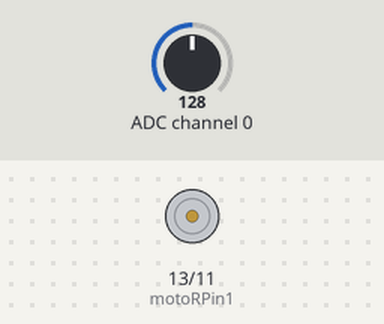
Bench run of a program on a simulated Raspberry Pi (header pin numbers). Parts: motor-driver pin pairs drawn as motors (green arrow = first pin HIGH = forward, orange = second pin HIGH = backward, longer = more drive, scaled by the enable pin). The inputs (shaded band) are chosen by the test bench; at power-on: ADC channel 0 = 128 (analog values on the 0–255 scale). What the program prints to the terminal is not drawn.

Above: at 1.2 s.
1.3 s: ADC channel 0 set to 178
At 2.3 s:
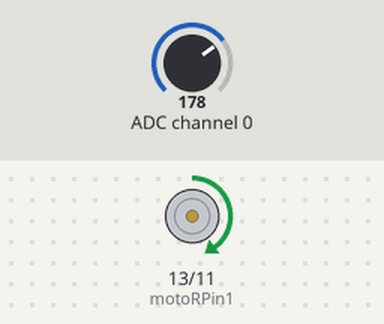
2.8 s: ADC channel 0 set to 127
At 3.4 s:
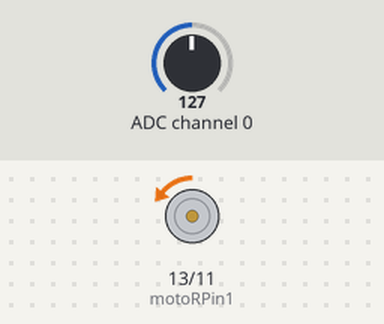
4.3 s: ADC channel 0 set to 76
At 5.5 s:
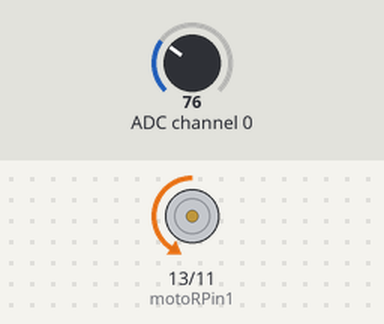
5.8 s: ADC channel 0 set to 30
At 6.9 s:
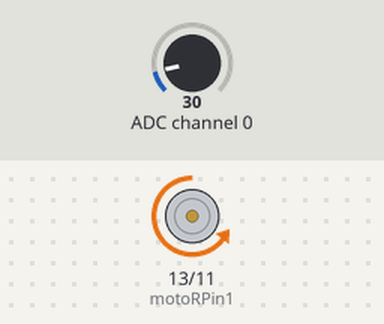
7.3 s: ADC channel 0 set to 224
At 8.0 s:
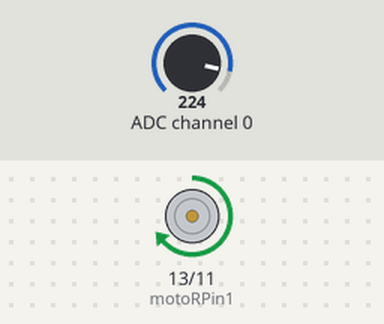
8.8 s: ADC channel 0 set to 255
At 9.1 s:
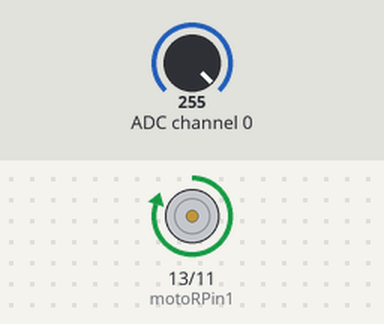
Timing chart, 0 to 11.3 s (numbered marks = the images above; inputs shaded):
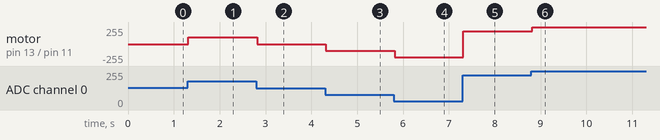

The program:

Rasp_Pi_13Motor.py
```python
import RPi.GPIO as GPIO
import smbus
import time

address = 0x48
bus = smbus.SMBus(1)
cmd = 0x40
motoRPin1 = 13 #pin on GPIO Board connected to motor out1 on L293D
motoRPin2 = 11 #connected to motor out 2
enablePin = 15 #connected to enable1

#reads analog input from a given channel on PCF8591
def analogRead(chn):
    value = bus.read_byte_data(address,cmd+chn)
    return value

#output analog value
def analogWrite(value):
    bus.write_byte_data(address,cmd,value)

def setup(): #initialize GPIO pins to output, setup PWM
    global p
    GPIO.setmode(GPIO.BOARD)
    GPIO.setup(motoRPin1, GPIO.OUT)
    GPIO.setup(motoRPin2, GPIO.OUT)
    GPIO.setup(enablePin, GPIO.OUT)

    p = GPIO.PWM(enablePin, 1000) #creates PWM
    p.start(0)

#adjusts speed of motor based on resistance from potentiometer
def mapNUM(value,fromLow,fromHigh,toLow,toHigh):
    return(toHigh-toLow)*(value-fromLow)/(fromHigh-fromLow)#ranges from 0-128, value is a percentage of that cycle

def motor(ADC): #controls speed and direction of motor based on potentiometer
    value = ADC - 128
    if(value > 0): #spins motor clockwise if potentiometer turns to the left
        GPIO.output(motoRPin1, GPIO.HIGH)
        GPIO.output(motoRPin2, GPIO.LOW)
        print("Turn Forward...")
    elif (value < 0): #spins motor counterclockwise if potentiometer turns to the right
        GPIO.output(motoRPin1, GPIO.LOW)
        GPIO.output(motoRPin2, GPIO.HIGH)
        print("Turn Backward...")
    else:#stationary at middle position
        GPIO.output(motoRPin1, GPIO.LOW)
        GPIO.output(motoRPin2, GPIO.LOW)
        print("Motor stop...")

    #outputs voltage that corresponds to potentiometer circuit to change speed of motor
    p.start(mapNUM(abs(value),0,128,0,100))
    print("The PWM duty cycle is %d%%\n"%(abs(value)*100/127))

#main function
def loop():
    while True:
        value = analogRead(0)
        print("ADC Value: %d"%(value))
        motor(value)
        time.sleep(0.01)

#disables ports
def destroy():
    bus.close()
    GPIO.cleanup()

if __name__== "__main__":
    print("Program is starting...")
    setup()
    try:
        loop()
    except KeyboardInterrupt:
        destroy()
```

Measured:
- after the input at 1.3 s, motor on pin 13 (motoRPin1) / pin 11 (motoRPin2): stopped → forward 100/255 at once
- after the input at 2.8 s, motor on pin 13 (motoRPin1) / pin 11 (motoRPin2): forward 100/255 → backward 2/255 at once
- after the input at 4.3 s, motor on pin 13 (motoRPin1) / pin 11 (motoRPin2): backward 2/255 → backward 104/255 at once
- after the input at 5.8 s, motor on pin 13 (motoRPin1) / pin 11 (motoRPin2): backward 104/255 → backward 195/255 at once
- after the input at 7.3 s, motor on pin 13 (motoRPin1) / pin 11 (motoRPin2): backward 195/255 → forward 191/255 at once
- after the input at 8.8 s, motor on pin 13 (motoRPin1) / pin 11 (motoRPin2): forward 191/255 → forward 253/255 at once
